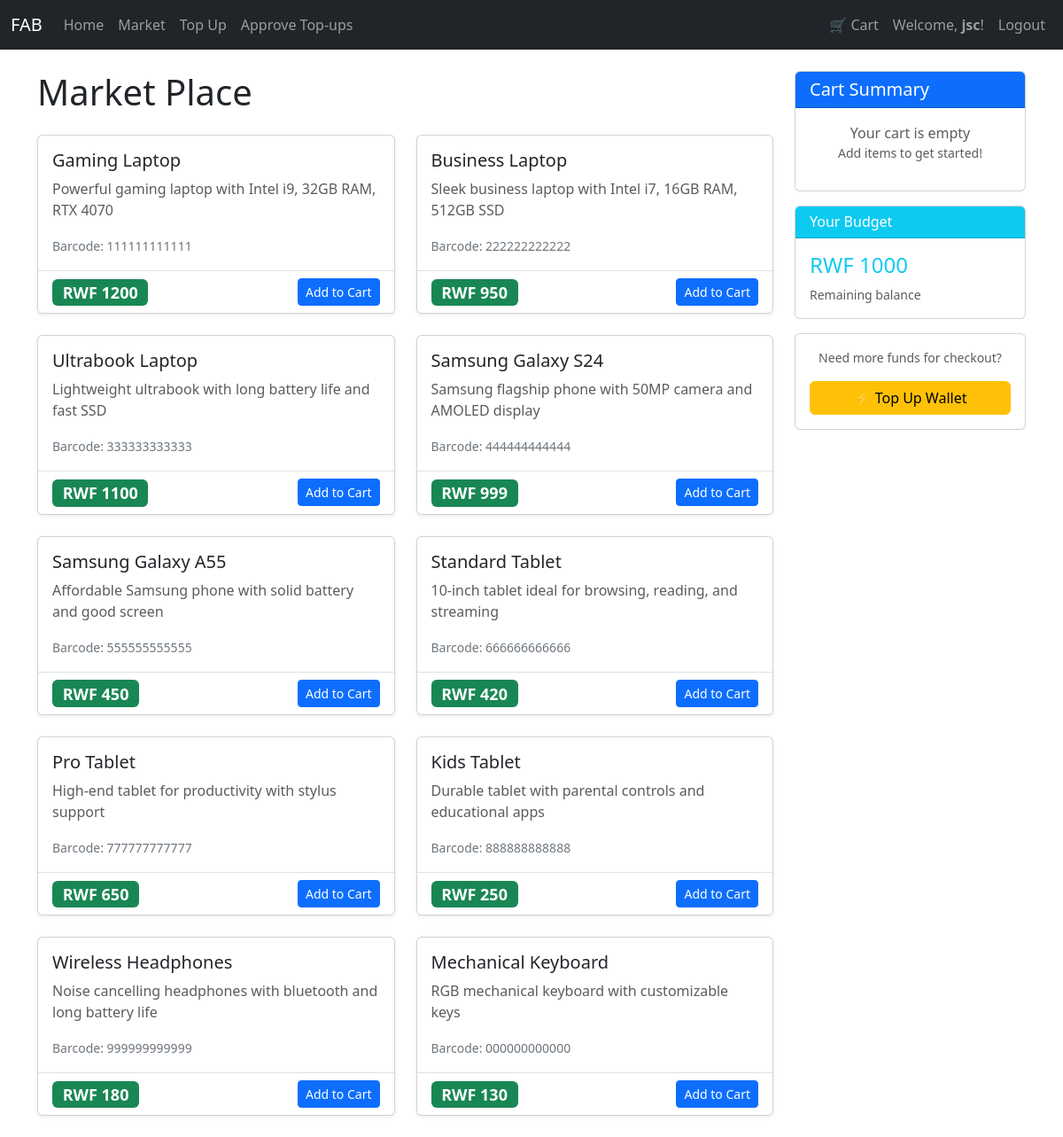
The app's page /market (signed in) with its own data.
### market/models.py (models this page shows, shortened)
class User(db.Model,UserMixin):
    id = db.Column(db.Integer, primary_key=True)
    username = db.Column(db.String(30), nullable=False, unique=True)
    email_address = db.Column(db.String(50), nullable=False, unique=True)
    password_hash = db.Column(db.String(60), nullable=False)
    budget = db.Column(db.Integer, nullable=False, default=1000)
    items = db.relationship('Item', backref='owned_user', lazy=True)
    top_up_requests = db.relationship('TopUpRequest', backref='user', lazy=True)
    @property
    def password(self):
        raise AttributeError('Password is not a readable attribute!')

class Item(db.Model):
    id = db.Column(db.Integer, primary_key=True)
    name = db.Column(db.String(30), nullable=False)
    price = db.Column(db.Integer, nullable=False)
    barcode = db.Column(db.String(12), nullable=False)
    description = db.Column(db.String(1024), nullable=False, unique=True)
    owner = db.Column(db.Integer, db.ForeignKey('user.id'))

### market/routes.py (the view)
@app.route('/market')
@login_required
def market_page():
    items = Item.query.all()
    return render_template('market.html', items=items)

### market/models.py (called while the page is built)
@login_manager.user_loader
def load_user(user_id):
    return User.query.get(int(user_id))

### market/templates/market.html (shortened to what this page needs)
{% extends "base.html" %}
{% block content %}
<div class="row">
    <div class="col-md-9">
        <h1 class="mb-4">Market Place</h1>
        {% if items %}
        <div class="row">
            {% for item in items %}
            <div class="col-md-6 mb-4">
                <div class="card h-100 shadow-sm hover-effect">
                    <div class="card-body">
                        <h5 class="card-title">{{ item.name }}</h5>
                        <p class="card-text text-muted">{{ item.description }}</p>
                        <div class="row align-items-center">
                            <div class="col">
                                <p class="mb-0"><small class="text-secondary">Barcode: {{ item.barcode }}</small></p>
                            </div>
                        </div>
                    </div>
                    <div class="card-footer bg-white border-top">
                        <div class="d-flex justify-content-between align-items-center">
                            <h4 class="mb-0"><span class="badge bg-success">RWF {{ item.price }}</span></h4>
                            <a href="{{ url_for('add_to_cart', item_id=item.id) }}" class="btn btn-primary btn-sm">
                                 Add to Cart
                            </a>
                        </div>
                    </div>
                </div>
            </div>
            {% endfor %}
        </div>
        {% else %}
        <div class="alert alert-info" role="alert">
            <h4 class="alert-heading">No Items Available</h4>
            <p>There are currently no items in the marketplace.</p>
        </div>
        {% endif %}
    </div>
    <div class="col-md-3">
        <div class="card sticky-top" style="top: 20px;">
            <div class="card-header bg-primary text-white">
                <h5 class="mb-0">Cart Summary</h5>
            </div>
            <div class="card-body">
                {% set cart = session.get('cart', []) %}
                {% if cart %}
                    <div class="mb-3">
                        <h6>Items in Cart: <span class="badge bg-secondary">{{ cart|length }}</span></h6>
                    </div>
                    <div class="cart-items" style="max-height: 300px; overflow-y: auto;">
                        {% for item in cart %}
                        <div class="mb-2 p-2 border-bottom">
                            <p class="mb-1"><strong>{{ item.name }}</strong></p>
                            <p class="mb-1">Qty: <strong>{{ item.quantity }}</strong> × RWF {{ item.price }}</p>
                            <p class="mb-0 text-success"><strong>RWF {{ item.price * item.quantity }}</strong></p>
                        </div>
                        {% endfor %}
                    </div>
                    <hr>
                    {% set total_price = 0 %}
                    {% for item in cart %}
                        {% set total_price = total_price + (item.price * item.quantity) %}
                    {% endfor %}
                    <div class="d-flex justify-content-between mb-3">
                        <h6>Total:</h6>
                        <h5 class="text-success"><strong>RWF {{ total_price }}</strong></h5>
                    </div>
                    <a href="{{ url_for('view_cart') }}" class="btn btn-primary w-100 mb-2">View Cart</a>
                    <a href="{{ url_for('view_cart') }}" class="btn btn-success w-100">Proceed to Payment</a>
                {% else %}
                    <p class="text-muted text-center mb-0">Your cart is empty</p>
                    <p class="text-muted text-center small">Add items to get started!</p>
                {% endif %}
            </div>
        </div>
        <div class="card mt-3">
            <div class="card-header bg-info text-white">
                <h6 class="mb-0"> Your Budget</h6>
            </div>
            <div class="card-body">
                <h4 class="text-info">RWF {{ current_user.budget }}</h4>
                <p class="mb-0 small text-muted">Remaining balance</p>
            </div>
        </div>
        <div class="card mt-3">
            <div class="card-body text-center">
                <p class="mb-3 small text-muted">Need more funds for checkout?</p>
                <a href="{{ url_for('top_up') }}" class="btn btn-warning w-100">
                    ⚡ Top Up Wallet
                </a>
            </div>
        </div>    </div>
</div>
{% endblock %}

### market/templates/base.html (shortened to what this page needs)
<!DOCTYPE html>
<html lang="en">
<head>
    <link href="https://cdn.jsdelivr.net/npm/bootstrap@5.3.0/dist/css/bootstrap.min.css" rel="stylesheet">
</head>
<body>
<nav class="navbar navbar-expand-lg navbar-dark bg-dark">
    <div class="container-fluid">
        <a class="navbar-brand" href="{{ url_for('home_page') }}">FAB</a>
        <div class="collapse navbar-collapse" id="navbarNav">
            <ul class="navbar-nav me-auto">
                <li class="nav-item">
                    <a class="nav-link" href="{{ url_for('home_page') }}">Home</a>
                </li>
                {% if current_user.is_authenticated %}
                <li class="nav-item">
                    <a class="nav-link" href="{{ url_for('market_page') }}">Market</a>
                </li>
                <li class="nav-item">
                    <a class="nav-link" href="{{ url_for('top_up') }}">Top Up</a>
                </li>
                {% if current_user.id == 1 %}
                <li class="nav-item">
                    <a class="nav-link" href="{{ url_for('top_up_requests') }}">Approve Top-ups</a>
                </li>
                {% endif %}
                {% endif %}
            </ul>
            <ul class="navbar-nav">
                {% if current_user.is_authenticated %}
                    <li class="nav-item">
                        <a class="nav-link" href="{{ url_for('view_cart') }}">
                            🛒 Cart
                            {% set cart = session.get('cart', []) %}
                        </a>
                    </li>
                    <li class="nav-item">
                        <span class="nav-link">Welcome, <strong>{{ current_user.username }}</strong>!</span>
                    </li>
                    <li class="nav-item">
                        <a class="nav-link" href="{{ url_for('logout_page') }}">Logout</a>
                    </li>
                {% endif %}
            </ul>
        </div>
    </div>
</nav>
<div class="container mt-4">
    {% block content %}
    {% endblock %}
</div>
</body>
</html>

### market/templates/market.html (style rules this page uses)
.hover-effect { transition: transform 0.3s ease, box-shadow 0.3s ease; }

### records on screen
User: username "jsc", budget "1000"
Item: name "Gaming Laptop", description "Powerful gaming laptop with Intel i9, 32GB RAM, RTX 4070", barcode "111111111111", price "1200"
Item: name "Business Laptop", description "Sleek business laptop with Intel i7, 16GB RAM, 512GB SSD", barcode "222222222222", price "950"
Item: name "Ultrabook Laptop", description "Lightweight ultrabook with long battery life and fast SSD", barcode "333333333333", price "1100"
Item: name "Samsung Galaxy S24", description "Samsung flagship phone with 50MP camera and AMOLED display", barcode "444444444444", price "999"
Item: name "Samsung Galaxy A55", description "Affordable Samsung phone with solid battery and good screen", barcode "555555555555", price "450"
Item: name "Standard Tablet", description "10-inch tablet ideal for browsing, reading, and streaming", barcode "666666666666", price "420"
Item: name "Pro Tablet", description "High-end tablet for productivity with stylus support", barcode "777777777777", price "650"
Item: name "Kids Tablet", description "Durable tablet with parental controls and educational apps", barcode "888888888888", price "250"
Item: name "Wireless Headphones", description "Noise cancelling headphones with bluetooth and long battery life", barcode "999999999999", price "180"
Item: name "Mechanical Keyboard", description "RGB mechanical keyboard with customizable keys", barcode "000000000000", price "130"
